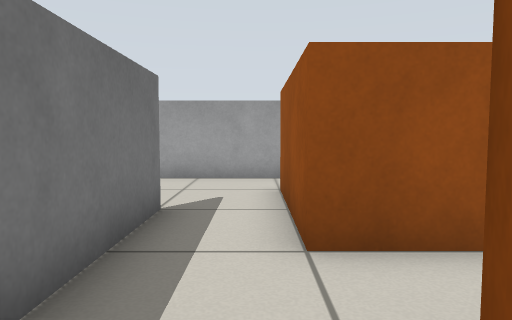
[1] (above)

16 first-person views from a walk through a world built for the Gazebo simulator. The camera is 0.57 m above the floor, tilts 4° down and sees 70° across. The floor is counted in squares, 0.5 m on a side. Each view is taken from the middle of a square. On the plan, view 1 faces up. The plan holds only what a view shows up to about 14 squares ahead; the rest is blank.

[2]
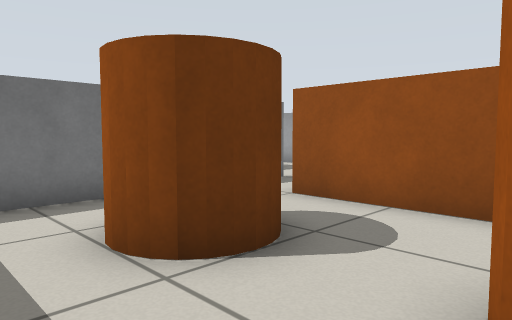

[3]
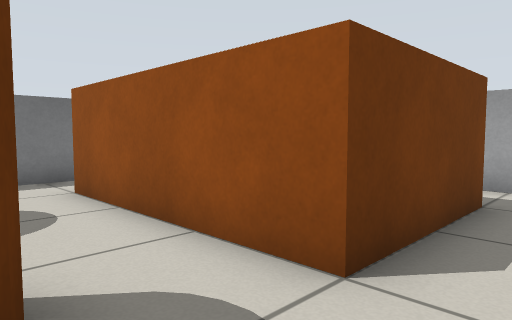

[4]
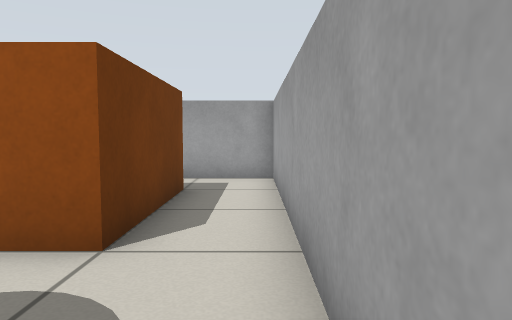

[5]
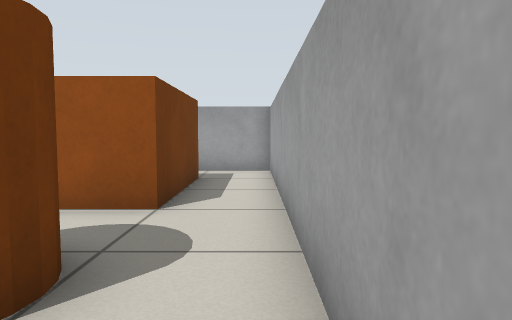

[6]
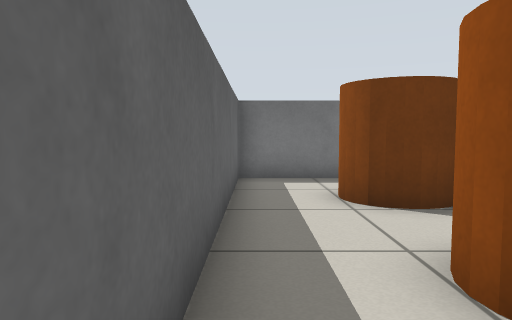

[7]
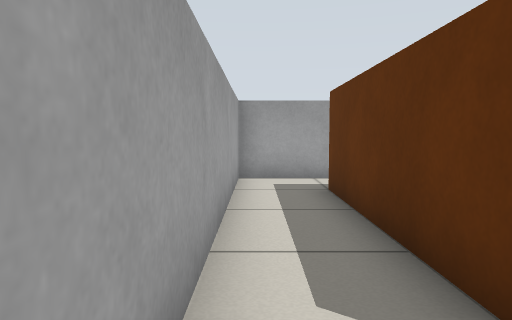

[8]
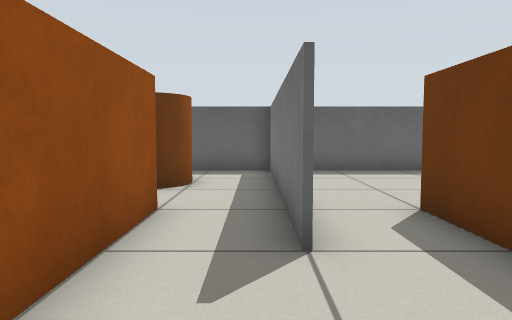

[9]
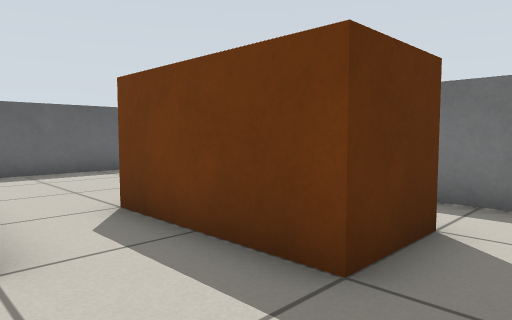

[10]
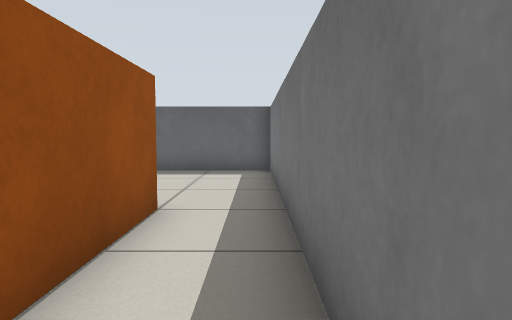

[11]
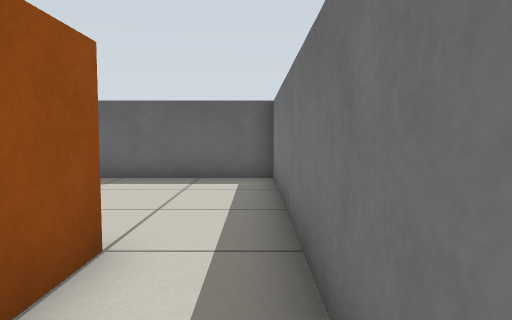

[12]
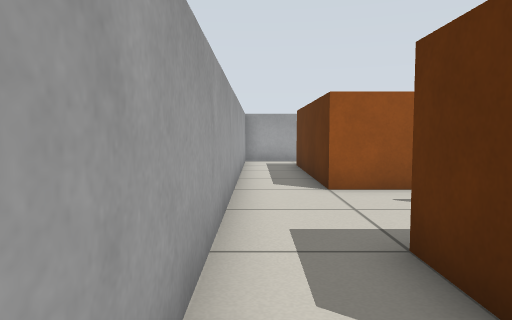

[13]
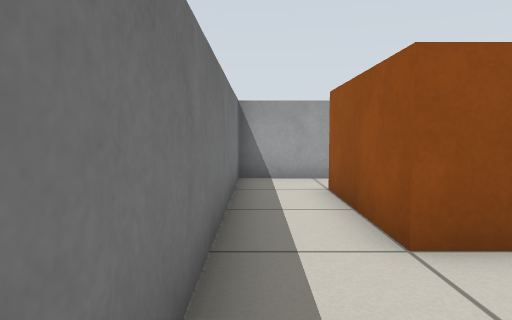

[14]
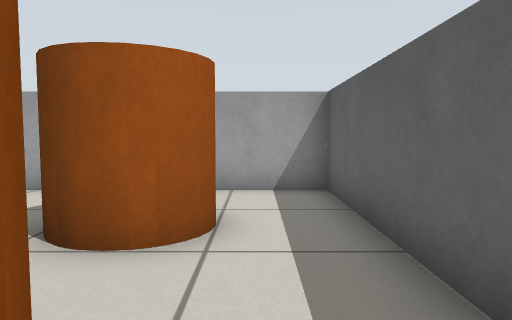

[15]
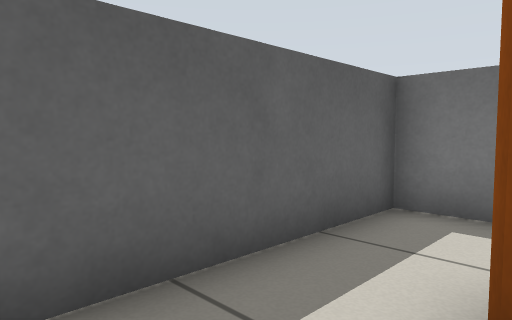

[16]
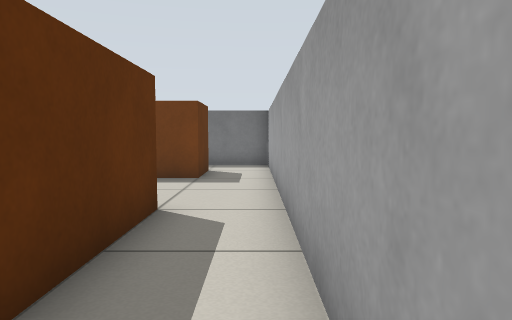

### Floor plan
Key: @ floor where view 1 was taken; # wall or solid block; . floor; B brown box; C brown cylinder.
Columns run from 8 left of view 1 to 9 right of it. Each row starts with its distance up from view 1.
 10 ##################
  9 #................#
  8 #................#
  7 #..BB....BBBBBB..#
  6 #..BB....B    B..#
  5 #..BB..#.B    B..#
  4 #..BB..#.BBBBBB..#
  3 #......#.........#
  2 #......#.........#
  1 #......#.CC..CC..#
  0 #......#@CC..CC..#
 -1 #..... #.........#
 -2 #..... #.........#
 -3 ##################

Where each view was taken, in squares from view 1:
view 1: 0 up, 0 right, facing up
view 2: 2 down, 5 right, facing up-left
view 3: 1 up, 8 right, facing up-left
view 4: 0 up, 8 right, facing up
view 5: 2 down, 8 right, facing up
view 6: 2 down, 8 right, facing left
view 7: 9 up, 1 left, facing right
view 8: 9 up, 1 left, facing down
view 9: 9 up, 1 left, facing down-left
view 10: 9 up, 7 left, facing down
view 11: 7 up, 7 left, facing down
view 12: 9 up, 7 left, facing right
view 13: 0 up, 7 left, facing up
view 14: 1 down, 1 right, facing right
view 15: 0 up, 4 right, facing down-left
view 16: 9 up, 6 right, facing left
